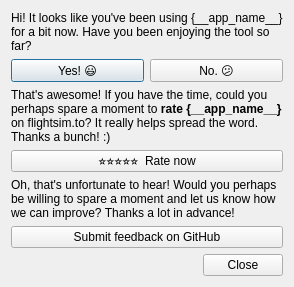
<?xml version="1.0" encoding="UTF-8"?>
<ui version="4.0">
 <class>FeedbackDialog</class>
 <widget class="QDialog" name="FeedbackDialog">
  <property name="windowTitle">
   <string/>
  </property>
  <layout class="QVBoxLayout" name="verticalLayout">
   <item>
    <widget class="QWidget" name="intro" native="true">
     <layout class="QVBoxLayout" name="verticalLayout_4">
      <property name="leftMargin">
       <number>0</number>
      </property>
      <property name="topMargin">
       <number>0</number>
      </property>
      <property name="rightMargin">
       <number>0</number>
      </property>
      <property name="bottomMargin">
       <number>0</number>
      </property>
      <item>
       <widget class="QLabel" name="intro_label">
        <property name="text">
         <string>Hi! It looks like you've been using {__app_name__} for a bit now. Have you been enjoying the tool so far?</string>
        </property>
        <property name="wordWrap">
         <bool>true</bool>
        </property>
       </widget>
      </item>
      <item>
       <layout class="QHBoxLayout" name="horizontalLayout_2">
        <item>
         <widget class="QPushButton" name="happy">
          <property name="text">
           <string>Yes! 😃</string>
          </property>
         </widget>
        </item>
        <item>
         <widget class="QPushButton" name="sad">
          <property name="text">
           <string>No. 😕</string>
          </property>
         </widget>
        </item>
       </layout>
      </item>
     </layout>
    </widget>
   </item>
   <item>
    <widget class="QWidget" name="happy_cta" native="true">
     <layout class="QVBoxLayout" name="verticalLayout_2">
      <property name="leftMargin">
       <number>0</number>
      </property>
      <property name="topMargin">
       <number>0</number>
      </property>
      <property name="rightMargin">
       <number>0</number>
      </property>
      <property name="bottomMargin">
       <number>0</number>
      </property>
      <item>
       <widget class="QLabel" name="happy_label">
        <property name="text">
         <string>That's awesome! If you have the time, could you perhaps spare a moment to&lt;b&gt; rate {__app_name__}&lt;/b&gt; on flightsim.to? It really helps spread the word. Thanks a bunch! :)</string>
        </property>
        <property name="wordWrap">
         <bool>true</bool>
        </property>
       </widget>
      </item>
      <item>
       <widget class="QPushButton" name="rate">
        <property name="text">
         <string>⭐⭐⭐⭐⭐  Rate now</string>
        </property>
       </widget>
      </item>
     </layout>
    </widget>
   </item>
   <item>
    <widget class="QWidget" name="sad_cta" native="true">
     <layout class="QVBoxLayout" name="verticalLayout_3">
      <property name="leftMargin">
       <number>0</number>
      </property>
      <property name="topMargin">
       <number>0</number>
      </property>
      <property name="rightMargin">
       <number>0</number>
      </property>
      <property name="bottomMargin">
       <number>0</number>
      </property>
      <item>
       <widget class="QLabel" name="label_3">
        <property name="text">
         <string>Oh, that's unfortunate to hear! Would you perhaps be willing to spare a moment and let us know how we can improve? Thanks a lot in advance!</string>
        </property>
        <property name="wordWrap">
         <bool>true</bool>
        </property>
       </widget>
      </item>
      <item>
       <widget class="QPushButton" name="feedback">
        <property name="text">
         <string>Submit feedback on GitHub</string>
        </property>
       </widget>
      </item>
     </layout>
    </widget>
   </item>
   <item>
    <widget class="QDialogButtonBox" name="buttonBox">
     <property name="orientation">
      <enum>Qt::Horizontal</enum>
     </property>
     <property name="standardButtons">
      <set>QDialogButtonBox::Close</set>
     </property>
    </widget>
   </item>
  </layout>
 </widget>
 <resources/>
 <connections>
  <connection>
   <sender>buttonBox</sender>
   <signal>accepted()</signal>
   <receiver>FeedbackDialog</receiver>
   <slot>accept()</slot>
   <hints>
    <hint type="sourcelabel">
     <x>248</x>
     <y>254</y>
    </hint>
    <hint type="destinationlabel">
     <x>157</x>
     <y>274</y>
    </hint>
   </hints>
  </connection>
  <connection>
   <sender>buttonBox</sender>
   <signal>rejected()</signal>
   <receiver>FeedbackDialog</receiver>
   <slot>reject()</slot>
   <hints>
    <hint type="sourcelabel">
     <x>316</x>
     <y>260</y>
    </hint>
    <hint type="destinationlabel">
     <x>286</x>
     <y>274</y>
    </hint>
   </hints>
  </connection>
 </connections>
</ui>
